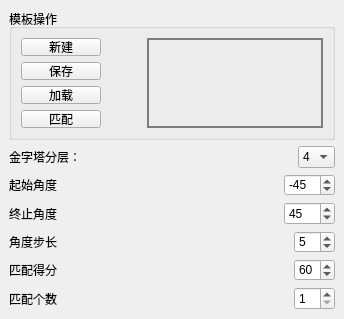
                  <widget class="QWidget" name="page_match">
                   <widget class="QGroupBox" name="groupBox_21">
                    <property name="geometry">
                     <rect>
                      <x>9</x>
                      <y>9</y>
                      <width>326</width>
                      <height>131</height>
                     </rect>
                    </property>
                    <property name="title">
                     <string>模板操作</string>
                    </property>
                    <layout class="QHBoxLayout" name="horizontalLayout_80" stretch="1,0,9">
                     <item>
                      <layout class="QVBoxLayout" name="verticalLayout_52">
                       <item>
                        <widget class="QPushButton" name="match_btn_new">
                         <property name="text">
                          <string>新建</string>
                         </property>
                        </widget>
                       </item>
                       <item>
                        <widget class="QPushButton" name="match_btn_save">
                         <property name="text">
                          <string>保存</string>
                         </property>
                        </widget>
                       </item>
                       <item>
                        <widget class="QPushButton" name="match_btn_load">
                         <property name="text">
                          <string>加载</string>
                         </property>
                        </widget>
                       </item>
                       <item>
                        <widget class="QPushButton" name="match_btn_do">
                         <property name="text">
                          <string>匹配</string>
                         </property>
                        </widget>
                       </item>
                      </layout>
                     </item>
                     <item>
                      <spacer name="horizontalSpacer_74">
                       <property name="orientation">
                        <enum>Qt::Horizontal</enum>
                       </property>
                       <property name="sizeHint" stdset="0">
                        <size>
                         <width>40</width>
                         <height>20</height>
                        </size>
                       </property>
                      </spacer>
                     </item>
                     <item>
                      <widget class="QLabel" name="match_image">
                       <property name="baseSize">
                        <size>
                         <width>0</width>
                         <height>0</height>
                        </size>
                       </property>
                       <property name="styleSheet">
                        <string notr="true">border-width: 2px;
border-style: solid;
border-color: rgb(125, 125, 125);</string>
                       </property>
                       <property name="frameShape">
                        <enum>QFrame::NoFrame</enum>
                       </property>
                       <property name="lineWidth">
                        <number>0</number>
                       </property>
                       <property name="text">
                        <string/>
                       </property>
                       <property name="alignment">
                        <set>Qt::AlignCenter</set>
                       </property>
                       <property name="margin">
                        <number>0</number>
                       </property>
                       <property name="buddy">
                        <cstring></cstring>
                       </property>
                      </widget>
                     </item>
                    </layout>
                   </widget>
                   <widget class="QWidget" name="layoutWidget">
                    <property name="geometry">
                     <rect>
                      <x>9</x>
                      <y>146</y>
                      <width>326</width>
                      <height>164</height>
                     </rect>
                    </property>
                    <layout class="QVBoxLayout" name="verticalLayout_53">
                     <item>
                      <layout class="QHBoxLayout" name="horizontalLayout_81">
                       <item>
                        <widget class="QLabel" name="label_73">
                         <property name="text">
                          <string>金字塔分层：</string>
                         </property>
                        </widget>
                       </item>
                       <item>
                        <spacer name="horizontalSpacer_69">
                         <property name="orientation">
                          <enum>Qt::Horizontal</enum>
                         </property>
                         <property name="sizeHint" stdset="0">
                          <size>
                           <width>40</width>
                           <height>20</height>
                          </size>
                         </property>
                        </spacer>
                       </item>
                       <item>
                        <widget class="QComboBox" name="match_combox_level">
                         <property name="currentIndex">
                          <number>4</number>
                         </property>
                         <item>
                          <property name="text">
                           <string>0</string>
                          </property>
                         </item>
                         <item>
                          <property name="text">
                           <string>1</string>
                          </property>
                         </item>
                         <item>
                          <property name="text">
                           <string>2</string>
                          </property>
                         </item>
                         <item>
                          <property name="text">
                           <string>3</string>
                          </property>
                         </item>
                         <item>
                          <property name="text">
                           <string>4</string>
                          </property>
                         </item>
                         <item>
                          <property name="text">
                           <string>5</string>
                          </property>
                         </item>
                         <item>
                          <property name="text">
                           <string>6</string>
                          </property>
                         </item>
                         <item>
                          <property name="text">
                           <string>7</string>
                          </property>
                         </item>
                        </widget>
                       </item>
                      </layout>
                     </item>
                     <item>
                      <layout class="QHBoxLayout" name="horizontalLayout_82">
                       <item>
                        <widget class="QLabel" name="label_75">
                         <property name="text">
                          <string>起始角度</string>
                         </property>
                        </widget>
                       </item>
                       <item>
                        <spacer name="horizontalSpacer_70">
                         <property name="orientation">
                          <enum>Qt::Horizontal</enum>
                         </property>
                         <property name="sizeHint" stdset="0">
                          <size>
                           <width>40</width>
                           <height>20</height>
                          </size>
                         </property>
                        </spacer>
                       </item>
                       <item>
                        <widget class="QSpinBox" name="match_box_startAngle">
                         <property name="minimum">
                          <number>-180</number>
                         </property>
                         <property name="maximum">
                          <number>180</number>
                         </property>
                         <property name="value">
                          <number>-45</number>
                         </property>
                        </widget>
                       </item>
                      </layout>
                     </item>
                     <item>
                      <layout class="QHBoxLayout" name="horizontalLayout_83">
                       <item>
                        <widget class="QLabel" name="label_76">
                         <property name="text">
                          <string>终止角度</string>
                         </property>
                        </widget>
                       </item>
                       <item>
                        <spacer name="horizontalSpacer_71">
                         <property name="orientation">
                          <enum>Qt::Horizontal</enum>
                         </property>
                         <property name="sizeHint" stdset="0">
                          <size>
                           <width>40</width>
                           <height>20</height>
                          </size>
                         </property>
                        </spacer>
                       </item>
                       <item>
                        <widget class="QSpinBox" name="match_box_endAngle">
                         <property name="minimum">
                          <number>-180</number>
                         </property>
                         <property name="maximum">
                          <number>180</number>
                         </property>
                         <property name="value">
                          <number>45</number>
                         </property>
                        </widget>
                       </item>
                      </layout>
                     </item>
                     <item>
                      <layout class="QHBoxLayout" name="horizontalLayout_84">
                       <item>
                        <widget class="QLabel" name="label_77">
                         <property name="text">
                          <string>角度步长</string>
                         </property>
                        </widget>
                       </item>
                       <item>
                        <spacer name="horizontalSpacer_72">
                         <property name="orientation">
                          <enum>Qt::Horizontal</enum>
                         </property>
                         <property name="sizeHint" stdset="0">
                          <size>
                           <width>40</width>
                           <height>20</height>
                          </size>
                         </property>
                        </spacer>
                       </item>
                       <item>
                        <widget class="QSpinBox" name="match_box_angleStep">
                         <property name="maximum">
                          <number>90</number>
                         </property>
                         <property name="value">
                          <number>5</number>
                         </property>
                        </widget>
                       </item>
                      </layout>
                     </item>
                     <item>
                      <layout class="QHBoxLayout" name="horizontalLayout_85">
                       <item>
                        <widget class="QLabel" name="label_78">
                         <property name="text">
                          <string>匹配得分</string>
                         </property>
                        </widget>
                       </item>
                       <item>
                        <spacer name="horizontalSpacer_73">
                         <property name="orientation">
                          <enum>Qt::Horizontal</enum>
                         </property>
                         <property name="sizeHint" stdset="0">
                          <size>
                           <width>40</width>
                           <height>20</height>
                          </size>
                         </property>
                        </spacer>
                       </item>
                       <item>
                        <widget class="QSpinBox" name="match_box_grade">
                         <property name="value">
                          <number>60</number>
                         </property>
                        </widget>
                       </item>
                      </layout>
                     </item>
                     <item>
                      <layout class="QHBoxLayout" name="horizontalLayout_86">
                       <item>
                        <widget class="QLabel" name="label_74">
                         <property name="text">
                          <string>匹配个数</string>
                         </property>
                        </widget>
                       </item>
                       <item>
                        <spacer name="horizontalSpacer_75">
                         <property name="orientation">
                          <enum>Qt::Horizontal</enum>
                         </property>
                         <property name="sizeHint" stdset="0">
                          <size>
                           <width>40</width>
                           <height>20</height>
                          </size>
                         </property>
                        </spacer>
                       </item>
                       <item>
                        <widget class="QSpinBox" name="match_box_count">
                         <property name="minimum">
                          <number>1</number>
                         </property>
                        </widget>
                       </item>
                      </layout>
                     </item>
                    </layout>
                   </widget>
                  </widget>
